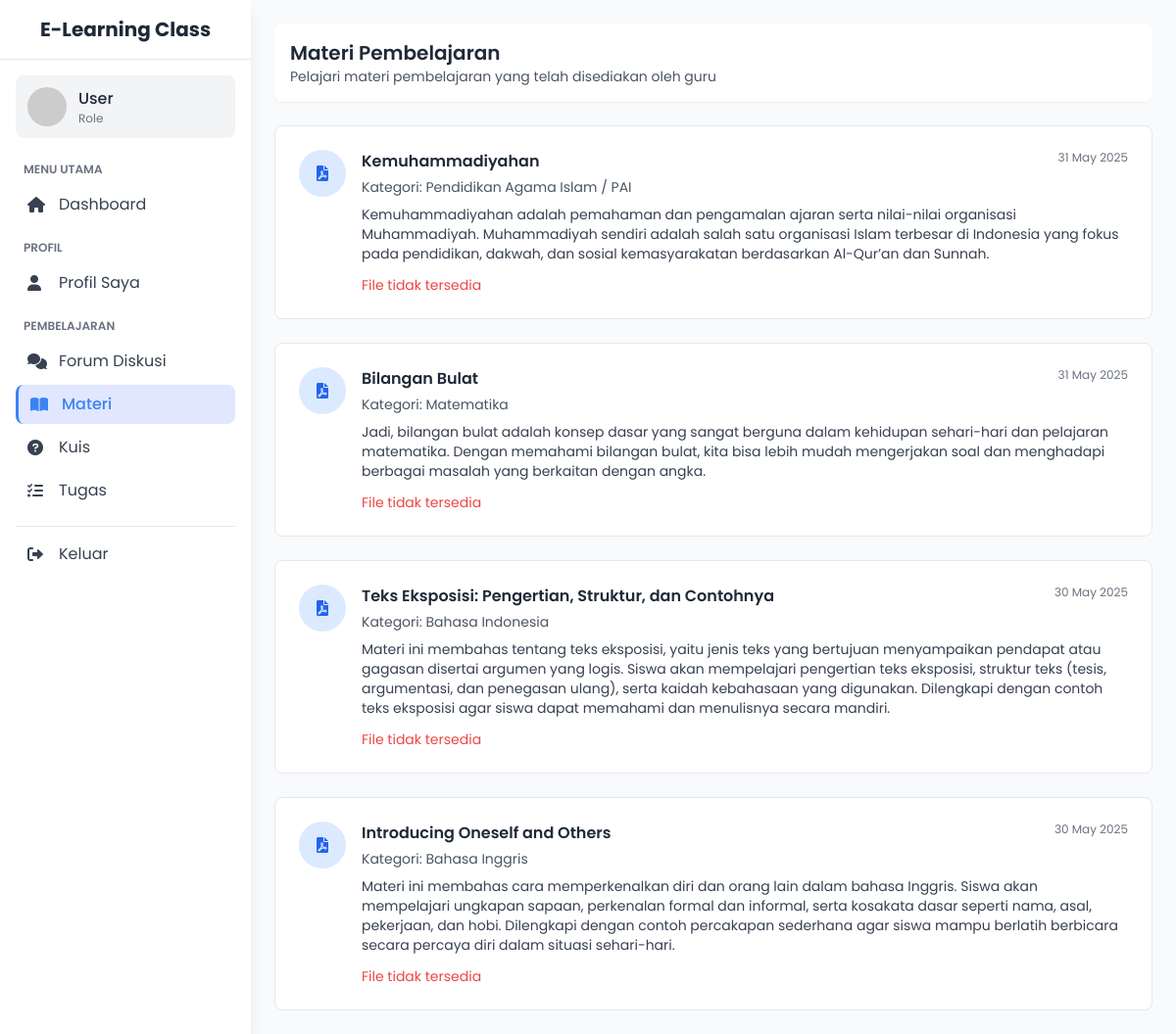
Before: /public/user/materi.php with the older database file.
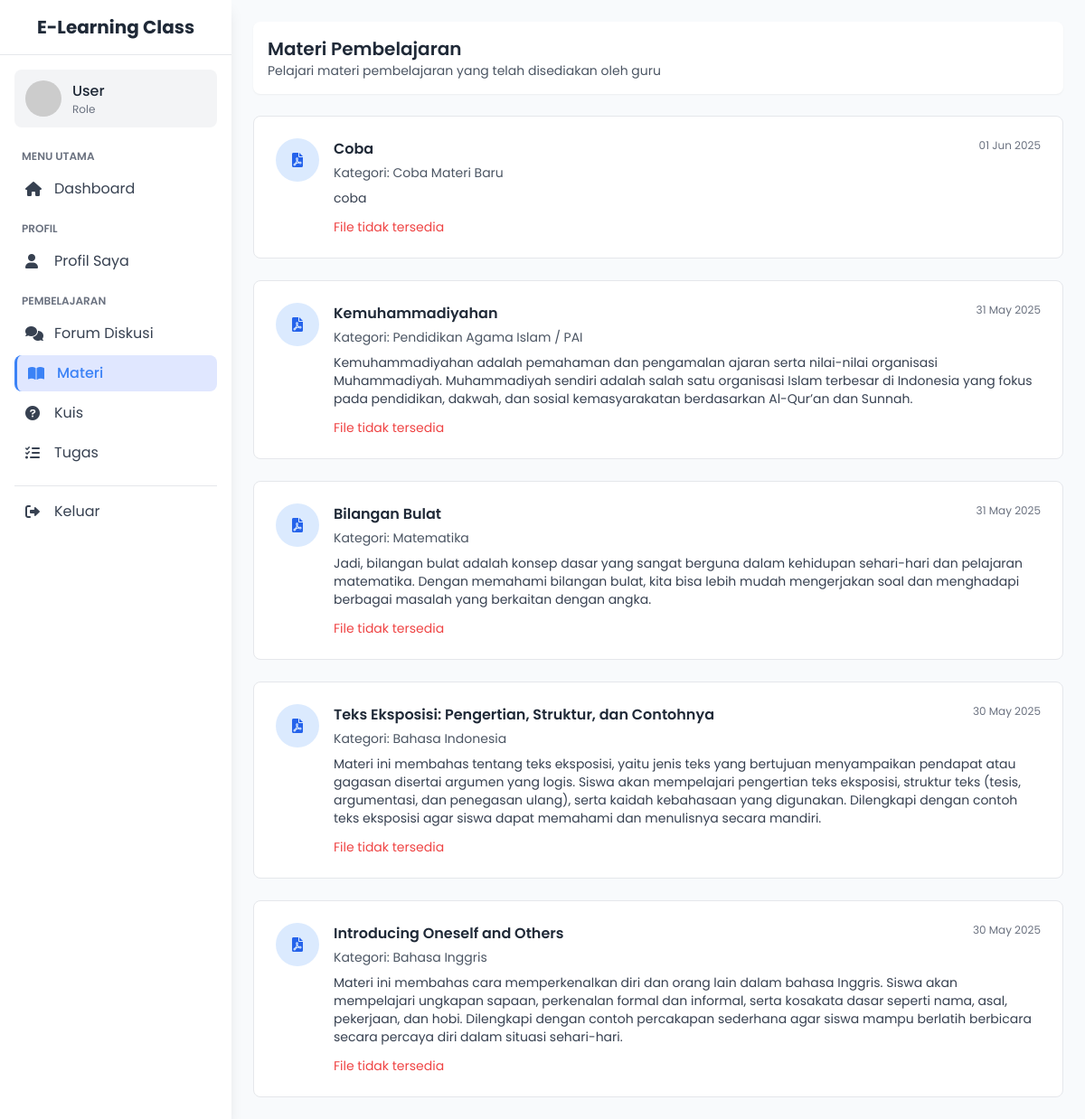
After: the same page with the newer database file.
### tables this page shows
CREATE TABLE `materials` (
  `id` int(11) NOT NULL,
  `title` varchar(255) NOT NULL,
  `category` varchar(100) DEFAULT NULL,
  `content` text DEFAULT NULL,
  `file_path` varchar(255) DEFAULT NULL,
  `created_at` timestamp NOT NULL DEFAULT current_timestamp()
);

### public/user/materi.php (the view, shortened to what this page needs)
<?php
$host = getenv('MYSQLHOST') ?: 'localhost';
$dbname = getenv('MYSQL_DATABASE') ?: 'smpm29';
$username = getenv('MYSQLUSER') ?: 'root';
$password = getenv('MYSQL_ROOT_PASSWORD') ?: '';
$mysqli = new mysqli($host, $username, $password, $dbname);
$userId = $_SESSION['user']['id'] ?? null;
$userData = [];
$photoPath = file_exists("uploads/user_$userId.jpg") ? "uploads/user_$userId.jpg" : "https://ui-avatars.com/api/?name=" . urlencode($userData['full_name'] ?? 'User ') . "&background=3b82f6&color=fff";
$sql = "SELECT * FROM materials ORDER BY created_at DESC";
$result = $mysqli->query($sql);
?>
<!DOCTYPE html>
<html lang="id">
<head>
    <script src="https://cdn.tailwindcss.com"></script>
    <link rel="stylesheet" href="https://cdnjs.cloudflare.com/ajax/libs/font-awesome/6.0.0-beta3/css/all.min.css">
</head>
<body>
    <div class="flex">
        <div class="w-64 h-screen bg-white shadow-lg fixed left-0 sidebar">
            <div class="flex items-center justify-center p-4 border-b">
                <span class="text-xl font-bold text-gray-800">E-Learning Class</span>
            </div>
            <div class="p-4">
                <div class="flex items-center mb-6 p-3 bg-gray-100 rounded-lg">
                    <img src="<?= $photoPath ?>" alt="Profil" class="w-10 h-10 rounded-full mr-3 object-cover">
                    <div>
                        <p class="font-medium text-gray-800"><?= htmlspecialchars($userData['full_name'] ?? 'User ') ?></p>
                        <p class="text-xs text-gray-500"><?= htmlspecialchars($userData['role'] ?? 'Role') ?></p>
                    </div>
                </div>
                <p class="text-xs font-semibold text-gray-500 px-2 mb-2">MENU UTAMA</p>
                <a href="dashboard.php" class="sidebar-item flex items-center px-3 py-2 text-gray-700 rounded-lg mb-1">
                    <i class="fas fa-home w-5 mr-3"></i>
                    <span>Dashboard</span>
                </a>
                <p class="text-xs font-semibold text-gray-500 px-2 mb-2 mt-4">PROFIL</p>
                <a href="profil_saya.php" class="sidebar-item flex items-center px-3 py-2 text-gray-700 rounded-lg mb-1">
                    <i class="fas fa-user w-5 mr-3"></i>
                    <span>Profil Saya</span>
                </a>
                <p class="text-xs font-semibold text-gray-500 px-2 mb-2 mt-4">PEMBELAJARAN</p>
                <a href="forum_diskusi.php" class="sidebar-item flex items-center px-3 py-2 text-gray-700 rounded-lg mb-1">
                    <i class="fas fa-comments w-5 mr-3"></i>
                    <span>Forum Diskusi</span>
                </a>
                <a href="materi.php" class="sidebar-item active flex items-center px-3 py-2 text-gray-700 rounded-lg mb-1">
                    <i class="fas fa-book-open w-5 mr-3"></i>
                    <span>Materi</span>
                </a>
                <a href="kuis.php" class="sidebar-item flex items-center px-3 py-2 text-gray-700 rounded-lg mb-1">
                    <i class="fas fa-question-circle w-5 mr-3"></i>
                    <span>Kuis</span>
                </a>
                <a href="tugas.php" class="sidebar-item flex items-center px-3 py-2 text-gray-700 rounded-lg mb-1">
                    <i class="fas fa-tasks w-5 mr-3"></i>
                    <span>Tugas</span>
                </a>
                <div class="border-t mt-4 pt-2">
                    <a href="keluar.php" class="sidebar-item flex items-center px-3 py-2 text-gray-700 rounded-lg">
                        <i class="fas fa-sign-out-alt w-5 mr-3"></i>
                        <span>Keluar</span>
                    </a>
                </div>
            </div>
        </div>
        <div class="ml-64 w-full p-6">
            <div class="bg-white rounded-lg shadow-sm p-4 mb-6">
                <div class="flex justify-between items-center">
                    <div>
                        <h1 class="text-xl font-semibold text-gray-800">Materi Pembelajaran</h1>
                        <p class="text-sm text-gray-600">Pelajari materi pembelajaran yang telah disediakan oleh guru</p>
                    </div>
                </div>
            </div>
            <div class="space-y-6">
                <?php if ($result->num_rows > 0): ?>
                    <?php while($row = $result->fetch_assoc()): ?>
                        <div class="bg-white border border-gray-200 rounded-lg p-6 materi-card">
                            <div class="flex">
                                <div class="bg-blue-100 p-3 rounded-full h-12 w-12 flex items-center justify-center mr-4">
                                    <?php
                                    $filePath = $row['file_path'];
                                    $ext = strtolower(pathinfo($filePath, PATHINFO_EXTENSION));
                                    if (in_array($ext, ['pdf'])) {
                                        echo '<i class="fas fa-file-pdf text-blue-600"></i>';
                                    } elseif (in_array($ext, ['doc', 'docx'])) {
                                        echo '<i class="fas fa-file-word text-blue-600"></i>';
                                    } elseif (in_array($ext, ['ppt', 'pptx'])) {
                                        echo '<i class="fas fa-file-powerpoint text-blue-600"></i>';
                                    } elseif (in_array($ext, ['jpg', 'jpeg', 'png', 'gif'])) {
                                        echo '<i class="fas fa-file-image text-blue-600"></i>';
                                    } elseif (in_array($ext, ['mp4', 'mov', 'avi'])) {
                                        echo '<i class="fas fa-file-video text-blue-600"></i>';
                                    } else {
                                        echo '<i class="fas fa-book-open text-blue-600"></i>';
                                    }
                                    ?>
                                </div>
                                <div class="flex-1">
                                    <div class="flex justify-between">
                                        <h3 class="font-semibold text-gray-800"><?= htmlspecialchars($row['title']) ?></h3>
                                        <span class="text-xs text-gray-500"><?= date('d M Y', strtotime($row['created_at'])) ?></span>
                                    </div>
                                    <p class="text-sm text-gray-600 mt-1">Kategori: <?= htmlspecialchars($row['category'] ?? 'Umum') ?></p>
                                    <p class="text-gray-700 mt-2 text-sm"><?= nl2br(htmlspecialchars($row['content'])) ?></p>
                                    <?php if (!empty($row['file_path'])): ?>
                                        <?php
                                        $fileName = basename($row['file_path']);
                                        $absolutePath = __DIR__ . '/../uploads/materials/' . $fileName;
                                        if (file_exists($absolutePath)):
                                            $fileSize = filesize($absolutePath);
                                        ?>
                                            <div class="mt-3 flex items-center text-sm">
                                                <a href="download.php?file=<?= urlencode($fileName) ?>" class="text-blue-600 hover:underline mr-4">
                                                    Download File (<?= round($fileSize / 1024, 1) ?> KB)
                                                </a>
                                                <a href="../uploads/materials/<?= $fileName ?>" target="_blank" class="text-green-600 hover:underline">
                                                    Lihat File
                                                </a>
                                            </div>
                                        <?php else: ?>
                                            <div class="mt-3 text-sm text-red-500">
                                                File tidak tersedia
                                            </div>
                                        <?php endif; ?>
                                    <?php endif; ?>
                                </div>
                            </div>
                        </div>
                    <?php endwhile; ?>
                <?php endif; ?>
            </div>
        </div>
    </div>
</body>
</html>

### public/user/materi.php (style rules this page uses)
body { font-family: 'Poppins', sans-serif; background-color: #f8fafc; }
.sidebar { transition: all 0.3s ease; }
.sidebar-item { transition: all 0.2s ease; }
.sidebar-item.active { background-color: #e0e7ff; color: #3b82f6; font-weight: 500; border-left: 3px solid #3b82f6; }
.materi-card { transition: transform 0.3s ease, box-shadow 0.3s ease; }

Changed rows visible on the page:
added materials: title "Coba", created_at "01 Jun 2025", category "Coba Materi Baru", content "coba", shows "File tidak tersedia"
